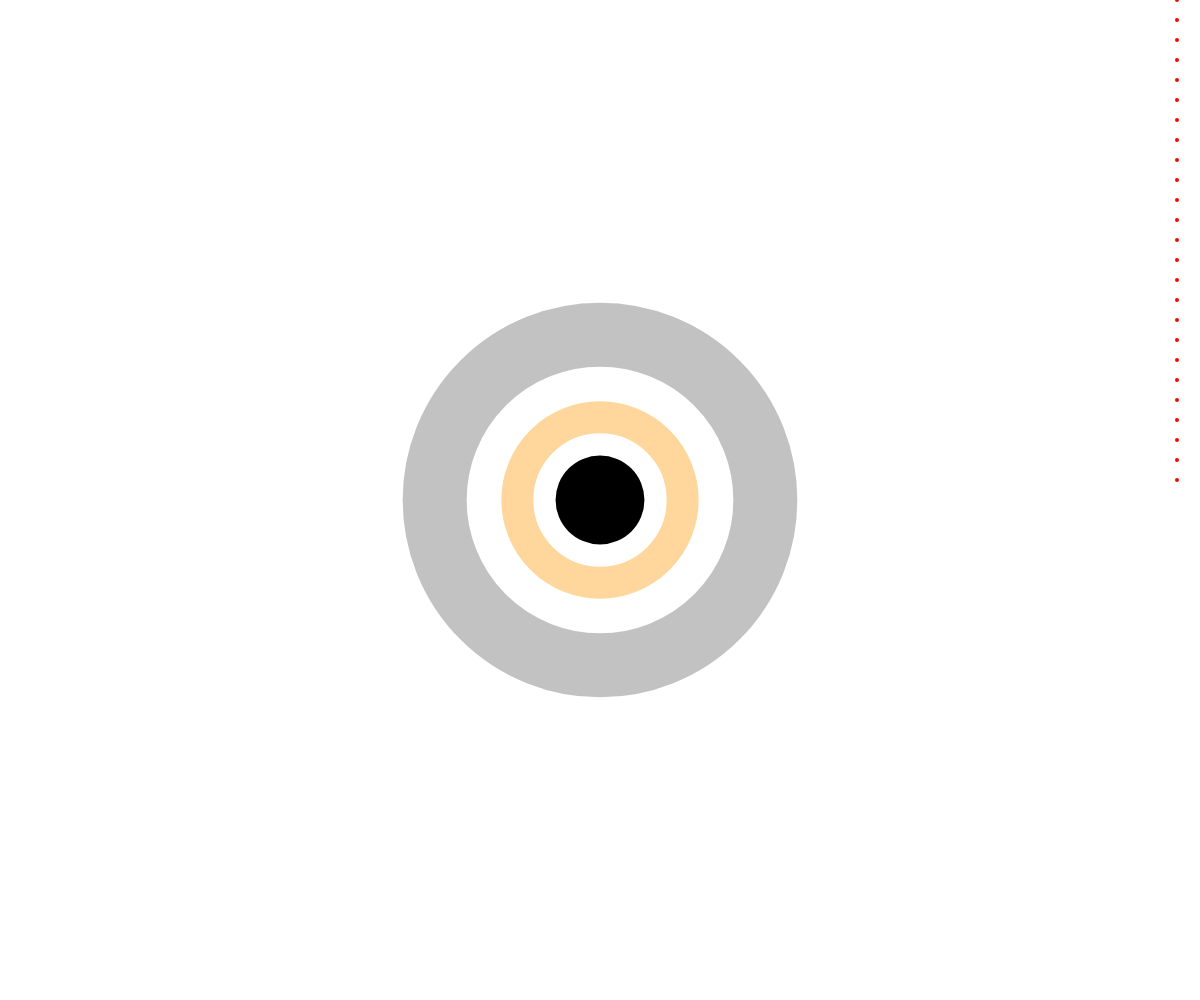
Frame 1 (no input)
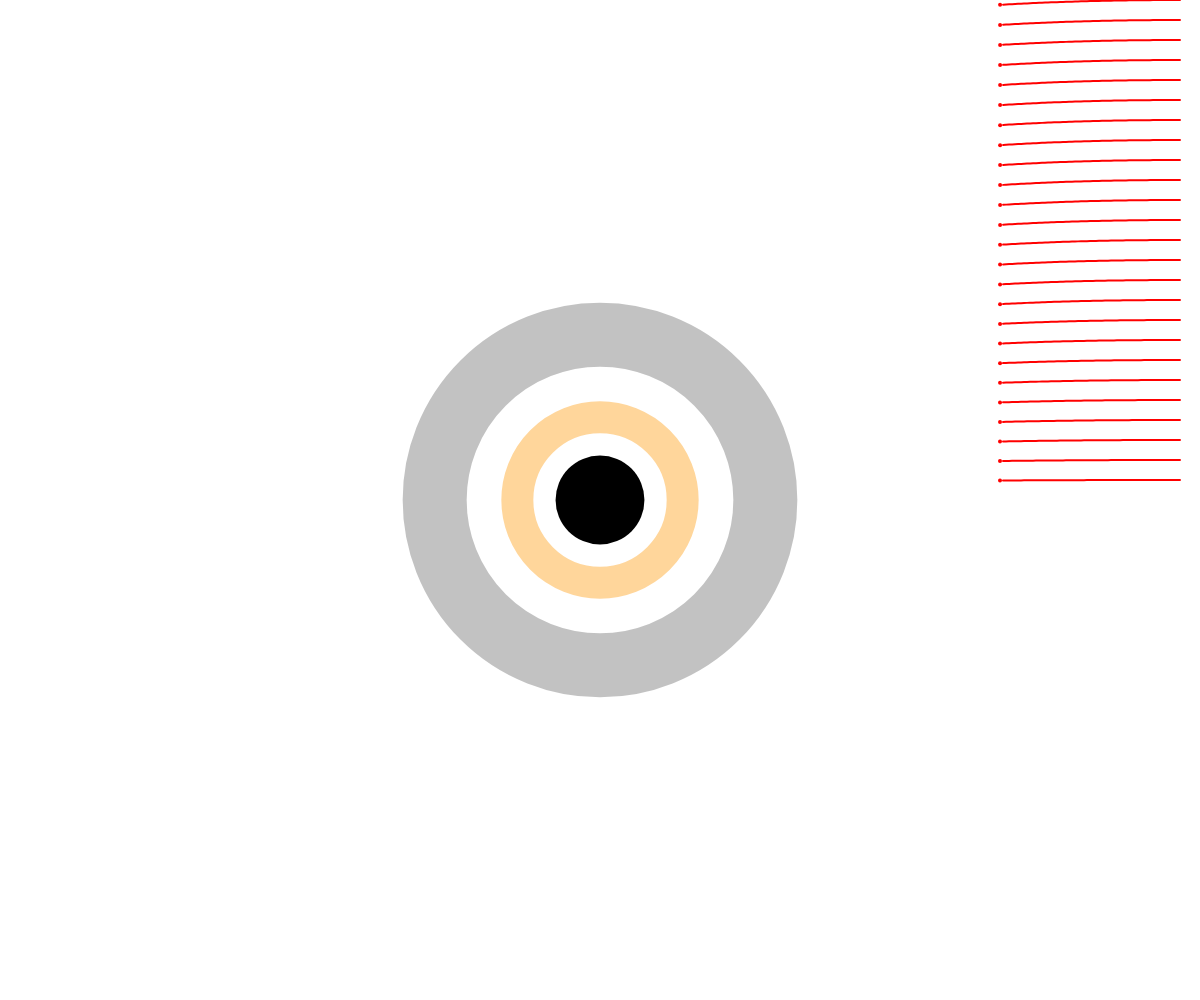
Frame 60 (no input)
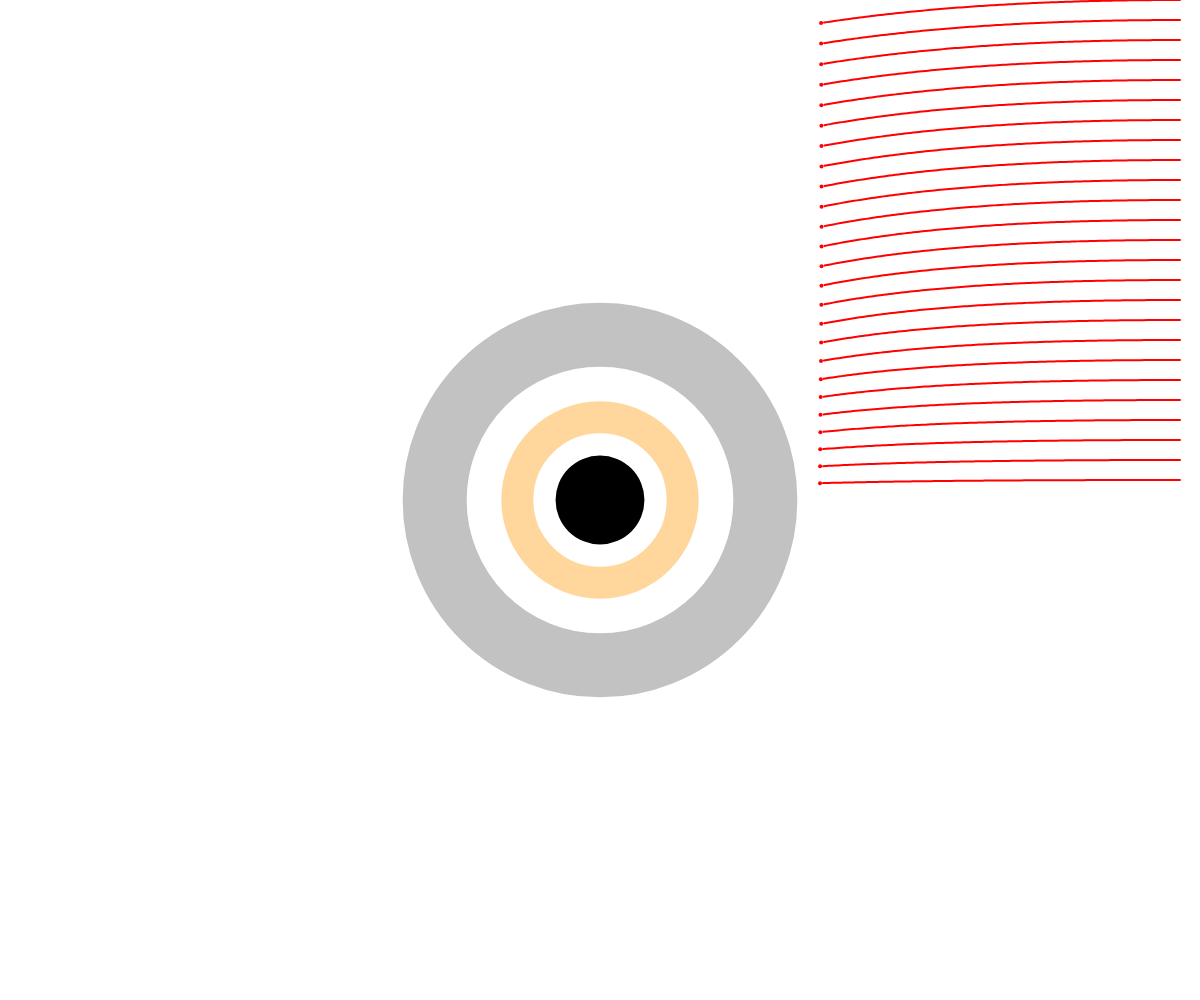
Frame 120 (the mouse pressed at the canvas centre since frame 60)

The p5.js sketch that drew these frames (run headless with seeded random() and noise() and a simulated clock; from frame 60 on, the mouse is pressed at the canvas centre):

// p5.js sketch
// ── sketch.js
const c = 30;
const G = 2;
const dt = 0.1;

let m87;

const particles = [];
let start, end;

function setup() {
  createCanvas(windowWidth, windowHeight);
  m87 = new blackhole(width / 2, height / 2, 10000);

  start = height / 2;
  end = height / 2 - m87.rs * 2.6;

  for (let y = 0; y < start; y += 20) {
    particles.push(new photon(width - 20, y));
  }
}

function draw() {
  background(255);
  stroke(0);
  strokeWeight(1);
  //line(0, start, width, start);
  //line(0, end, width, end);

  for (let p of particles) {
    m87.pull(p);
    p.update();
    p.show();
  }
  m87.show();
}

// ── blackhole.js
class blackhole {
  constructor(x, y, m) {
    this.pos = createVector(x, y);
    this.mass = m;
    this.rs = (2 * G * this.mass) / (c * c);
  }

  pull(photon) {
    const force = p5.Vector.sub(this.pos, photon.pos);
    const r = force.mag();
    const fg = G * this.mass / (r * r);
    force.setMag(fg);
    photon.vel.add(force);
    photon.vel.setMag(c);

    if (r < this.rs) {
      photon.stop();
    }
  }


  show() {
    ellipseMode(RADIUS);
    fill(0);
    noStroke();
    ellipse(this.pos.x, this.pos.y, this.rs);

    noFill();
    stroke(100, 100);
    strokeWeight(64);
    ellipse(this.pos.x, this.pos.y, this.rs * 3 + 32);

    stroke(255, 150, 0, 100);
    strokeWeight(32);

    ellipse(this.pos.x, this.pos.y, this.rs * 1.5 + 16);


  }



}

// ── photon.js
class photon {

  constructor(x, y) {
    this.pos = createVector(x, y);
    this.vel = createVector(-c, 0);
    this.history = [];
    this.stopped = false;
    this.theta = 0;
  }

  stop() {
    this.stopped = true;
  }

  update() {
    if (!this.stopped) {
      //if (frameCount % 5 == 0) {
      this.history.push(this.pos.copy());
      //}
      const deltaV = this.vel.copy();
      deltaV.mult(dt);
      this.pos.add(deltaV);
    }

    if (this.history.length > 500) {
      this.history.splice(0, 1);
    }


  }

  show() {
    strokeWeight(4);
    stroke(255, 0, 0);
    point(this.pos.x, this.pos.y);

    strokeWeight(2);
    noFill();
    beginShape();
    for (let v of this.history) {
      vertex(v.x, v.y);
    }

    endShape();

  }


}
